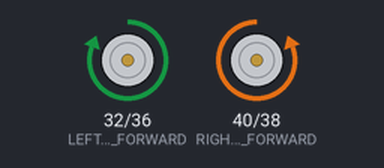
Bench run of a program on a simulated Raspberry Pi (header pin numbers). Shown: motor-driver pin pairs drawn as motors (green arrow = first pin HIGH = forward, orange = second pin HIGH = backward, longer = more drive). At 10.0 s the program stops and its outputs stay as they are.

Above: at 0.1 s.
At 10.1 s:
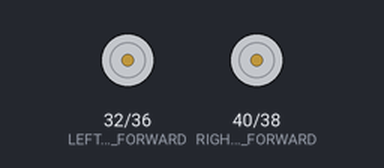
Timing chart, 0 to 11.5 s (numbered marks = the images above):
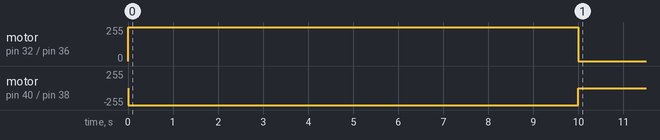

Measured:
- by itself, motor on pin 32 (LEFT_WHEEL_FORWARD) / pin 36 (LEFT_WHEEL_BACK): stopped → forward 255/255 at 0.00 s, → stopped 10.0 s later
- by itself, motor on pin 40 (RIGHT_WHEEL_FORWARD) / pin 38 (RIGHT_WHEEL_BACK): stopped → backward 255/255 at 0.00 s, → stopped 10.0 s later

The program:

robotTest.py
```python
import RPi.GPIO as GPIO
import time

#Init
LEFT_WHEEL_FORWARD=32
LEFT_WHEEL_BACK=36
RIGHT_WHEEL_BACK=38
RIGHT_WHEEL_FORWARD=40

GPIO.setmode(GPIO.BOARD)
GPIO.setup(LEFT_WHEEL_FORWARD,GPIO.OUT)
GPIO.setup(LEFT_WHEEL_BACK,GPIO.OUT)
GPIO.setup(RIGHT_WHEEL_FORWARD,GPIO.OUT)
GPIO.setup(RIGHT_WHEEL_BACK,GPIO.OUT)

#time.sleep(1)

#Left wheel test
#GPIO.output(LEFT_WHEEL_FORWARD,True)
#time.sleep(1)
#GPIO.output(LEFT_WHEEL_FORWARD,False)
#time.sleep(1)
#GPIO.output(LEFT_WHEEL_BACK,True)
#time.sleep(1)
#GPIO.output(LEFT_WHEEL_BACK,False)

#time.sleep(1)

#Right wheel test
#GPIO.output(RIGHT_WHEEL_FORWARD,True)
#time.sleep(1)
#GPIO.output(RIGHT_WHEEL_FORWARD,False)
#time.sleep(1)
#GPIO.output(RIGHT_WHEEL_BACK,True)
#time.sleep(1)
#GPIO.output(RIGHT_WHEEL_BACK,False)

#time.sleep(1)

#Forward and Back test
#GPIO.output(RIGHT_WHEEL_FORWARD,True)
#GPIO.output(LEFT_WHEEL_FORWARD,True)
#time.sleep(1)
#GPIO.output(RIGHT_WHEEL_FORWARD,False)
#GPIO.output(LEFT_WHEEL_FORWARD,False)
#time.sleep(1)
#GPIO.output(RIGHT_WHEEL_BACK,True)
#GPIO.output(LEFT_WHEEL_BACK,True)
#time.sleep(1)
#GPIO.output(RIGHT_WHEEL_BACK,False)
#GPIO.output(LEFT_WHEEL_BACK,False)

#Spin Test
GPIO.output(LEFT_WHEEL_FORWARD,True)
GPIO.output(RIGHT_WHEEL_BACK,True)
time.sleep(10)
GPIO.output(LEFT_WHEEL_FORWARD,False)
GPIO.output(RIGHT_WHEEL_BACK,False)

GPIO.cleanup()
```
